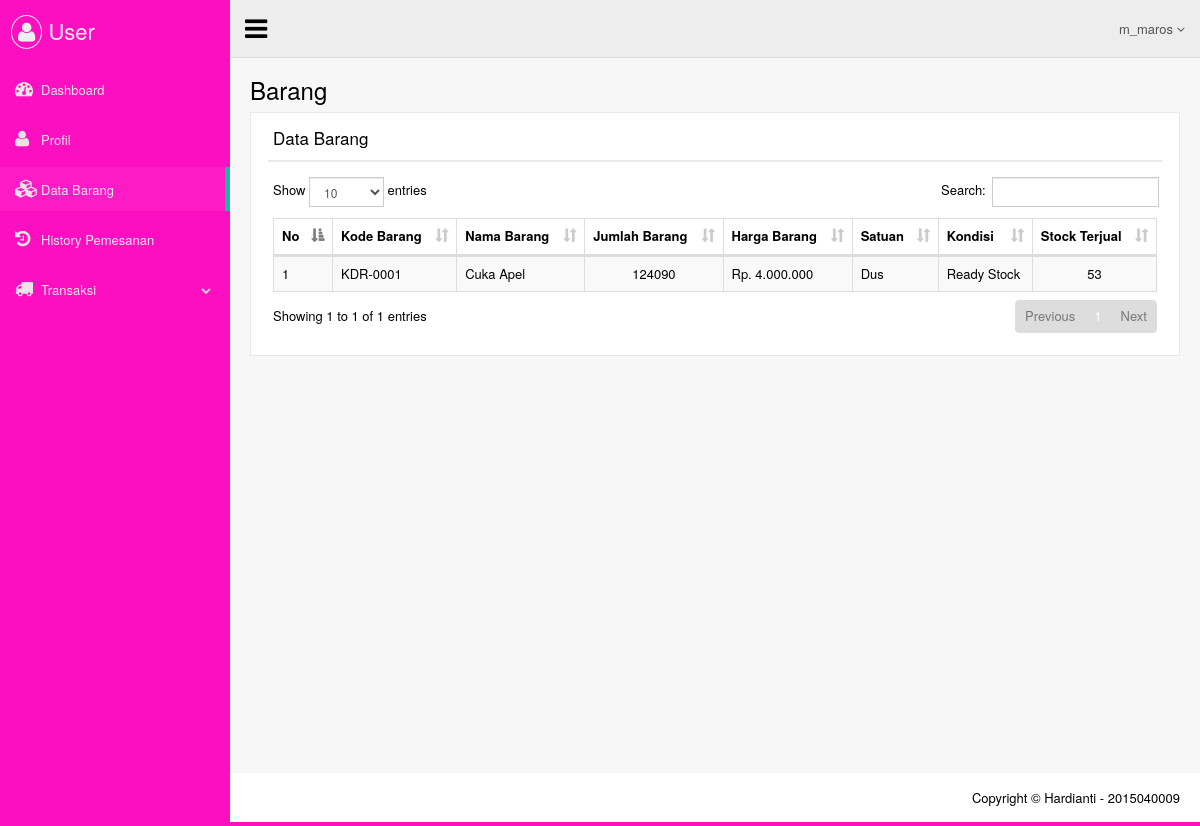
Screenshot of /views/user/dt_barang.php (signed in) with the database file from the repository.
### tables this page shows
CREATE TABLE `dta_barang` (
  `kd_barang` varchar(20) NOT NULL,
  `nama` varchar(50) NOT NULL,
  `jumlah` int(15) NOT NULL,
  `harga` int(15) NOT NULL,
  `satuan` varchar(20) NOT NULL,
  `kondisi` varchar(20) NOT NULL,
  `stock_terjual` int(15) NOT NULL
);

### views/user/dt_barang.php (the view, shortened to what this page needs)
<?php include_once 'atribut/head.php'; ?>
<body class="nav-md">
  <div class="container body">
    <div class="main_container">
      <?php include_once 'atribut/header.php'; ?>
      <div class="right_col" role="main">
        <div class="">
          <div class="page-title">
            <div class="title_left">
              <h3>Barang</h3>
            </div>
          </div>
          <div class="clearfix"></div>
          <div class="row">
            <div class="col-md-12 col-sm-12 col-xs-12">
              <div class="x_panel">
                <div class="x_title">
                  <h2>Data Barang</h2>
                  <div class="clearfix"></div>
                </div>
                <div class="x_content">
                  <table class="table table-striped table-bordered table-hover" id="datatables" style="width: 100%">
                    <thead>
                        <tr>
                            <th>No</th>
                            <th>Kode Barang</th>
                            <th>Nama Barang</th>
                            <th>Jumlah Barang</th>
                            <th>Harga Barang</th>
                            <th>Satuan</th>
                            <th>Kondisi</th>
                            <th>Stock Terjual</th>
                        </tr>
                    </thead>
                    <tbody>
                        <?php
                        $query  = "SELECT * FROM dta_barang";
                        $result = $mysqli->query($query);
                        $no = 1;
                        while ($row = $result->fetch_array(MYSQLI_ASSOC)) {
                         ?>
                         <tr>
                             <td><?= $no ?></td>
                             <td><?= $row['kd_barang']; ?></td>
                             <td><?= $row['nama']; ?></td>
                             <td align="center"><?= $row['jumlah']; ?></td>
                             <td><?= "Rp. ". number_format($row['harga'], 0, ",", "."); ?></td>
                             <td><?= $row['satuan']; ?></td>
                             <td><?= $row['kondisi']; ?></td>
                             <td align="center"><?= $row['stock_terjual']; ?></td>
                         </tr>
                        <?php
                        $no++;
                        }
                        ?>
                    </tbody>
                  </table>
                </div>
              </div>
            </div>
          </div>
        </div>
      </div>
      <?php include_once 'atribut/footer.php'; ?>
    </div>
  </div>
<?php include_once 'atribut/foot.php'; ?>

### rows the page displays
dta_barang: kd_barang "KDR-0001", nama "Cuka Apel", jumlah "124090", harga "4.000.000", satuan "Dus", kondisi "Ready Stock", stock_terjual "53"

### other values shown
$_SESSION['inpuser'] "m_maros"
